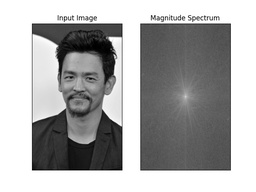
#> input picture others/dft/raw_ff_4.jpg, 256 x 192 px, shrunk from 640 x 480 before the run
$ python medianFilter.py   (older library calls are emulated)
#> lines starting #> are read from the running program, lines starting #| are printed output that depends on the picture
#> the answer given: others/dft/raw_ff_4.jpg
#> further down, img is the input picture: shape (192, 256, 3); min 0, max 255, mean 170.4
import cv2
import numpy as np


def median_filter(img, K_size=3):
#> called with K_size = 3
    H, W, C = img.shape
#> H = 192; W = 256; C = 3
    pad = K_size // 2
    out = np.zeros((H + pad * 2, W + pad * 2, C), dtype=np.float)
    out[pad:pad + H, pad:pad + W] = img.copy().astype(np.float)
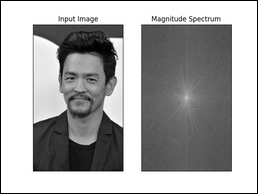
#> out: shape (194, 258, 3) float64; min 0, max 255, mean 167.3
    tmp = out.copy()
    # filtering
    for y in range(H):
        for x in range(W):
            for c in range(C):
                out[pad + y, pad + x, c] = np.median(tmp[y:y + K_size, x:x + K_size, c])
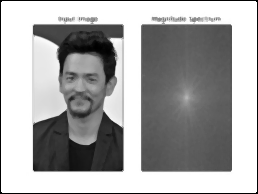
#> out: shape (194, 258, 3) float64; min 0, max 255, mean 167.9
    out = out[pad:pad + H, pad:pad + W].astype(np.uint8)
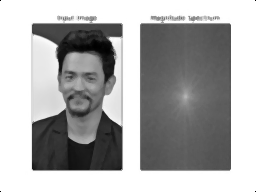
#> out: shape (192, 256, 3); min 0, max 255, mean 171
    return out
# Average filter

# 作为对比
def average_filter(img, G=3):
    out = img.copy()
    H, W, C = img.shape
    Nh = int(H / G)
    Nw = int(W / G)
    for y in range(Nh):
        for x in range(Nw):
            for c in range(C):
                out[G * y:G * (y + 1), G * x:G * (x + 1), c] = np.mean(
                    out[G * y:G * (y + 1), G * x:G * (x + 1), c]).astype(np.int)
    return out


# Read image

pic_name = input('picture name: ')
img = cv2.imread(pic_name)
# Median Filter and Average Filter
out1 = median_filter(img, K_size=3)
# Save result
cv2.imwrite("../report/media_out1.jpg", out1)
cv2.waitKey(0)
cv2.destroyAllWindows()

$ run again, on others/dft/g_ff_5.jpg
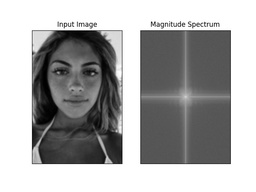
#> input picture others/dft/g_ff_5.jpg, 256 x 192 px, shrunk from 640 x 480 before the run
#> img is the input picture: shape (192, 256, 3); min 0, max 255, mean 170.1
#> in median_filter, `out[pad:pad + H, pad:pad + W] = img.copy().astype(np.float)`:
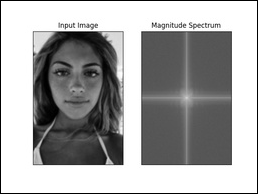
#> out: shape (194, 258, 3) float64; min 0, max 255, mean 167
